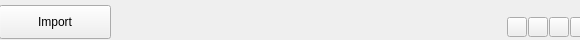
<ui version="4.0" >
 <class>xToolsClass</class>
 <widget class="QWidget" name="xToolsClass" >
  <property name="geometry" >
   <rect>
    <x>0</x>
    <y>0</y>
    <width>580</width>
    <height>40</height>
   </rect>
  </property>
  <property name="sizePolicy" >
   <sizepolicy vsizetype="Fixed" hsizetype="Preferred" >
    <horstretch>0</horstretch>
    <verstretch>0</verstretch>
   </sizepolicy>
  </property>
  <property name="minimumSize" >
   <size>
    <width>0</width>
    <height>40</height>
   </size>
  </property>
  <property name="maximumSize" >
   <size>
    <width>16777215</width>
    <height>40</height>
   </size>
  </property>
  <property name="windowTitle" >
   <string>xTools</string>
  </property>
  <widget class="QPushButton" name="btnImport" >
   <property name="geometry" >
    <rect>
     <x>-1</x>
     <y>5</y>
     <width>112</width>
     <height>34</height>
    </rect>
   </property>
   <property name="minimumSize" >
    <size>
     <width>112</width>
     <height>34</height>
    </size>
   </property>
   <property name="maximumSize" >
    <size>
     <width>112</width>
     <height>34</height>
    </size>
   </property>
   <property name="focusPolicy" >
    <enum>Qt::NoFocus</enum>
   </property>
   <property name="text" >
    <string>Import</string>
   </property>
  </widget>
  <widget class="QPushButton" name="btnRemove" >
   <property name="geometry" >
    <rect>
     <x>507</x>
     <y>17</y>
     <width>20</width>
     <height>20</height>
    </rect>
   </property>
   <property name="sizePolicy" >
    <sizepolicy vsizetype="Fixed" hsizetype="Fixed" >
     <horstretch>0</horstretch>
     <verstretch>0</verstretch>
    </sizepolicy>
   </property>
   <property name="focusPolicy" >
    <enum>Qt::NoFocus</enum>
   </property>
   <property name="iconSize" >
    <size>
     <width>20</width>
     <height>20</height>
    </size>
   </property>
  </widget>
  <widget class="QPushButton" name="btnUp" >
   <property name="geometry" >
    <rect>
     <x>528</x>
     <y>17</y>
     <width>20</width>
     <height>20</height>
    </rect>
   </property>
   <property name="sizePolicy" >
    <sizepolicy vsizetype="Fixed" hsizetype="Fixed" >
     <horstretch>0</horstretch>
     <verstretch>0</verstretch>
    </sizepolicy>
   </property>
   <property name="focusPolicy" >
    <enum>Qt::NoFocus</enum>
   </property>
   <property name="iconSize" >
    <size>
     <width>20</width>
     <height>20</height>
    </size>
   </property>
  </widget>
  <widget class="QPushButton" name="btnDown" >
   <property name="geometry" >
    <rect>
     <x>549</x>
     <y>17</y>
     <width>20</width>
     <height>20</height>
    </rect>
   </property>
   <property name="sizePolicy" >
    <sizepolicy vsizetype="Fixed" hsizetype="Fixed" >
     <horstretch>0</horstretch>
     <verstretch>0</verstretch>
    </sizepolicy>
   </property>
   <property name="focusPolicy" >
    <enum>Qt::NoFocus</enum>
   </property>
   <property name="iconSize" >
    <size>
     <width>20</width>
     <height>20</height>
    </size>
   </property>
  </widget>
  <widget class="QPushButton" name="btnViewMode" >
   <property name="geometry" >
    <rect>
     <x>570</x>
     <y>17</y>
     <width>20</width>
     <height>20</height>
    </rect>
   </property>
   <property name="sizePolicy" >
    <sizepolicy vsizetype="Fixed" hsizetype="Fixed" >
     <horstretch>0</horstretch>
     <verstretch>0</verstretch>
    </sizepolicy>
   </property>
   <property name="focusPolicy" >
    <enum>Qt::NoFocus</enum>
   </property>
   <property name="iconSize" >
    <size>
     <width>20</width>
     <height>20</height>
    </size>
   </property>
   <property name="checkable" >
    <bool>true</bool>
   </property>
  </widget>
 </widget>
 <layoutdefault spacing="6" margin="11" />
 <resources/>
 <connections/>
</ui>
